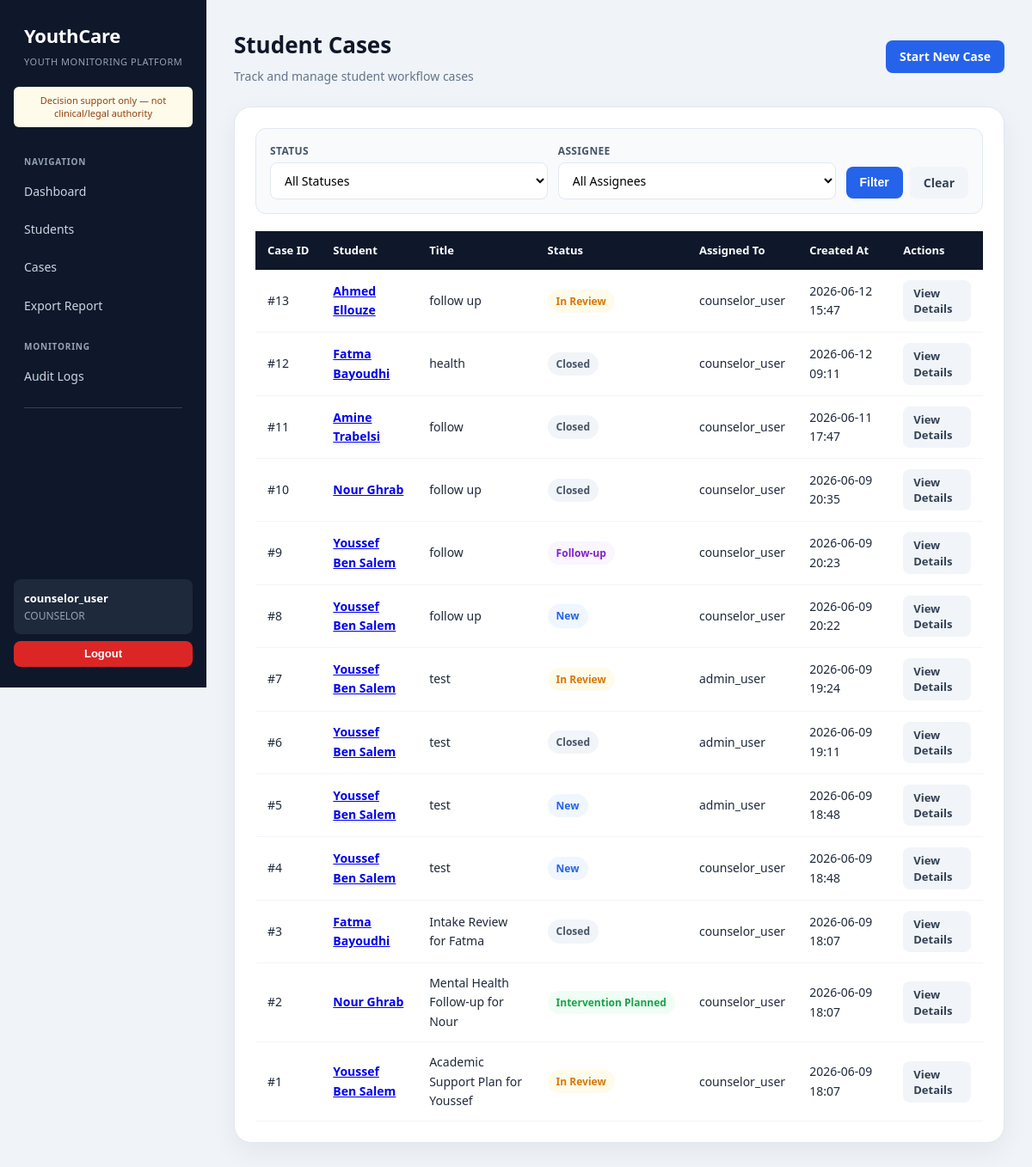
Page /cases/ (signed in) on the committed database.
### core/models.py (models this page shows, shortened)
class Profile(models.Model):
    ROLE_CHOICES = [
        ('ADMIN', 'Admin'),
        ('TEACHER', 'Teacher'),
        ('COUNSELOR', 'Counselor'),
    ]
    user = models.OneToOneField(User, on_delete=models.CASCADE)
    role = models.CharField(max_length=20, choices=ROLE_CHOICES)

class Case(models.Model):
    STATUS_CHOICES = [
        ('NEW', 'New'),
        ('IN_REVIEW', 'In Review'),
        ('INTERVENTION_PLANNED', 'Intervention Planned'),
        ('FOLLOW_UP', 'Follow-up'),
        ('CLOSED', 'Closed'),
    ]
    VALID_TRANSITIONS = {
        'NEW': ['IN_REVIEW'],
        'IN_REVIEW': ['INTERVENTION_PLANNED'],
        'INTERVENTION_PLANNED': ['FOLLOW_UP'],
        'FOLLOW_UP': ['CLOSED'],
        'CLOSED': [],
    }
    TRANSITION_ROLES = {
        ('NEW', 'IN_REVIEW'): ['TEACHER', 'COUNSELOR', 'ADMIN'],
        ('IN_REVIEW', 'INTERVENTION_PLANNED'): ['COUNSELOR', 'ADMIN'],
        ('INTERVENTION_PLANNED', 'FOLLOW_UP'): ['COUNSELOR', 'ADMIN'],
        ('FOLLOW_UP', 'CLOSED'): ['COUNSELOR', 'ADMIN'],
    }
    student = models.ForeignKey(
        Student,
        on_delete=models.CASCADE,
        related_name='cases'
    )
    title = models.CharField(max_length=200)
    description = models.TextField(blank=True)
    status = models.CharField(
        max_length=30,
        choices=STATUS_CHOICES,
        default='NEW'
    )
    assigned_to = models.ForeignKey(
        User,
        on_delete=models.SET_NULL,
        null=True,
        blank=True,
        related_name='assigned_cases'
    )
    created_by = models.ForeignKey(
        User,
        on_delete=models.SET_NULL,
        null=True,
        related_name='created_cases'
    )
    created_at = models.DateTimeField(auto_now_add=True)
    updated_at = models.DateTimeField(auto_now=True)

class Student(models.Model):
    first_name = models.CharField(max_length=100)
    last_name = models.CharField(max_length=100)
    date_of_birth = models.DateField()
    attendance_rate = models.FloatField(default=100)
    average_grade = models.FloatField(default=0)
    risk_level = models.CharField(
        max_length=20,
        choices=[
            ('LOW', 'Low'),
            ('MEDIUM', 'Medium'),
            ('HIGH', 'High'),
        ],
        default='LOW'
    )
    counselor_notes = models.TextField(
        blank=True,
        default="",
        help_text="Confidential notes, visible only to counselors and admins."
    )
    def __str__(self):
        return f"{self.first_name} {self.last_name}"

### core/views.py (the view)
# urls.py: path("cases/", views.case_list, name="case_list"),
@login_required
def case_list(request):
    status = request.GET.get("status", "")
    assigned_to = request.GET.get("assigned_to", "")
    cases = Case.objects.all().order_by("-created_at")
    if status:
        cases = cases.filter(status=status)
    if assigned_to:
        cases = cases.filter(assigned_to_id=assigned_to)
    status_choices = Case.STATUS_CHOICES
    assignees_ids = Case.objects.values_list('assigned_to', flat=True).distinct()
    from django.contrib.auth.models import User
    assignees = User.objects.filter(id__in=assignees_ids)
    return render(
        request,
        "core/case_list.html",
        {
            "cases": cases,
            "status_choices": status_choices,
            "selected_status": status,
            "assignees": assignees,
            "selected_assigned_to": assigned_to,
        }
    )

### core/permissions.py (called while the page is built)
def get_user_role(user):
    if not user.is_authenticated:
        return None
    try:
        return user.profile.role
    except Profile.DoesNotExist:
        return None

### core/templates/core/case_list.html (shortened to what this page needs)
{% extends 'core/base.html' %}
{% block content %}
<div class="page-header">
    <div>
        <h1>Student Cases</h1>
        <p class="page-subtitle">Track and manage student workflow cases</p>
    </div>
    <div class="page-actions">
        <a href="{% url 'student_list' %}" class="btn">Start New Case</a>
    </div>
</div>
<div class="card">
    <form method="get" class="filter-bar">
        <div class="filter-group">
            <label>Status</label>
            <select name="status" class="form-control">
                <option value="">All Statuses</option>
            </select>
        </div>
        <div class="filter-group">
            <label>Assignee</label>
            <select name="assigned_to" class="form-control">
                <option value="">All Assignees</option>
            </select>
        </div>
        <div style="display:flex;gap:8px;align-items:flex-end;padding-bottom:1px;">
            <button type="submit" class="btn">Filter</button>
            <a href="{% url 'case_list' %}" class="btn btn-secondary">Clear</a>
        </div>
    </form>
    <div class="table-wrapper">
        <table>
            <thead>
                <tr><th>Case ID</th><th>Student</th><th>Title</th><th>Status</th><th>Assigned To</th><th>Created At</th><th>Actions</th></tr>
            </thead>
            <tbody>
                {% for case in cases %}
                <tr>
                    <td>#{{ case.id }}</td>
                    <td><a href="{% url 'student_detail' student_id=case.student.id %}" style="font-weight:600;">{{ case.student }}</a></td>
                    <td>{{ case.title }}</td>
                    <td>
                        {% if case.status == 'NEW' %}
                            <span class="badge badge-blue">New</span>
                        {% elif case.status == 'IN_REVIEW' %}
                            <span class="badge badge-warning">In Review</span>
                        {% elif case.status == 'INTERVENTION_PLANNED' %}
                            <span class="badge badge-success">Intervention Planned</span>
                        {% elif case.status == 'FOLLOW_UP' %}
                            <span class="badge badge-purple">Follow-up</span>
                        {% elif case.status == 'CLOSED' %}
                            <span class="badge badge-slate">Closed</span>
                        {% endif %}
                    </td>
                    <td>{{ case.assigned_to.username|default:"Unassigned" }}</td>
                    <td>{{ case.created_at|date:"Y-m-d H:i" }}</td>
                    <td><a href="{% url 'case_detail' case_id=case.id %}" class="btn btn-secondary btn-sm">View Details</a></td>
                </tr>
                {% empty %}
                <tr><td colspan="7" style="text-align:center;color:var(--slate-400);">No cases found.</td></tr>
                {% endfor %}
            </tbody>
        </table>
    </div>
</div>
{% endblock %}

### core/templates/core/base.html (shortened to what this page needs)
<!DOCTYPE html>
<html>
<head>
    {% load static %}
    <link rel="stylesheet" href="{% static 'core/style.css' %}">
</head>
<body>
<div class="sidebar">
    <h2>YouthCare</h2>
    <p class="sidebar-sub">Youth Monitoring Platform</p>
    <div class="disclaimer">Decision support only — not clinical/legal authority</div>
    <div class="nav-section">Navigation</div>
    <a href="{% url 'dashboard' %}">Dashboard</a>
    <a href="{% url 'student_list' %}">Students</a>
    <a href="{% url 'case_list' %}">Cases</a>
    <a href="{% url 'export_students_csv' %}">Export Report</a>
    {% if request.user.profile.role == "ADMIN" or request.user.profile.role == "COUNSELOR" %}
        <div class="nav-section">Monitoring</div>
        <a href="{% url 'audit_log_list' %}">Audit Logs</a>
    {% endif %}
    <div class="sidebar-divider"></div>
    <div class="user-card" style="margin-top:auto;">
        <div class="name">{{ request.user.username }}</div>
        <div class="role">{{ request.user.profile.role }}</div>
    </div>
    <form method="post" action="{% url 'logout' %}" style="margin-top:8px;">
        <button type="submit" class="btn btn-danger btn-sm" style="width:100%;justify-content:center;">Logout</button>
    </form>
</div>
<div class="main-content">
    {% block content %}{% endblock %}
</div>
</body>
</html>

### rows in the picture
Case: id "13", student "Ahmed Ellouze", title "follow up", status "In Review", assigned_to.username "counselor_user", created_at "2026-06-12 15:47"
Case: id "12", student "Fatma Bayoudhi", title "health", status "Closed", assigned_to.username "counselor_user", created_at "2026-06-12 09:11"
Case: id "11", student "Amine Trabelsi", title "follow", status "Closed", assigned_to.username "counselor_user", created_at "2026-06-11 17:47"
Case: id "10", student "Nour Ghrab", title "follow up", status "Closed", assigned_to.username "counselor_user", created_at "2026-06-09 20:35"
Case: id "9", student "Youssef Ben Salem", title "follow", status "Follow-up", assigned_to.username "counselor_user", created_at "2026-06-09 20:23"
Case: id "8", student "Youssef Ben Salem", title "follow up", status "New", assigned_to.username "counselor_user", created_at "2026-06-09 20:22"
Case: id "7", student "Youssef Ben Salem", title "test", status "In Review", assigned_to.username "admin_user", created_at "2026-06-09 19:24"
Case: id "6", student "Youssef Ben Salem", title "test", status "Closed", assigned_to.username "admin_user", created_at "2026-06-09 19:11"
Case: id "5", student "Youssef Ben Salem", title "test", status "New", assigned_to.username "admin_user", created_at "2026-06-09 18:48"
Case: id "4", student "Youssef Ben Salem", title "test", status "New", assigned_to.username "counselor_user", created_at "2026-06-09 18:48"
Case: id "3", student "Fatma Bayoudhi", title "Intake Review for Fatma", status "Closed", assigned_to.username "counselor_user", created_at "2026-06-09 18:07"
Case: id "2", student "Nour Ghrab", title "Mental Health Follow-up for Nour", shows "Intervention Planned", assigned_to.username "counselor_user", created_at "2026-06-09 18:07"
Case: id "1", student "Youssef Ben Salem", title "Academic Support Plan for Youssef", status "In Review", assigned_to.username "counselor_user", created_at "2026-06-09 18:07"

### other values in the picture
{{ request.user.username }} "counselor_user"
{{ request.user.profile.role }} "COUNSELOR"
